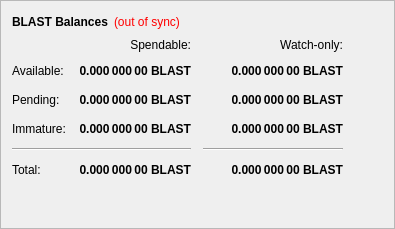
        <widget class="QFrame" name="frame">
         <property name="frameShape">
          <enum>QFrame::StyledPanel</enum>
         </property>
         <property name="frameShadow">
          <enum>QFrame::Raised</enum>
         </property>
         <layout class="QVBoxLayout" name="verticalLayout_4">
          <item>
           <layout class="QHBoxLayout" name="horizontalLayout_4">
            <item>
             <widget class="QLabel" name="label_5">
              <property name="font">
               <font>
                <weight>75</weight>
                <bold>true</bold>
               </font>
              </property>
              <property name="text">
               <string>BLAST Balances</string>
              </property>
             </widget>
            </item>
            <item>
             <widget class="QLabel" name="labelWalletStatus">
              <property name="cursor">
               <cursorShape>WhatsThisCursor</cursorShape>
              </property>
              <property name="toolTip">
               <string>The displayed information may be out of date. Your wallet automatically synchronizes with the BlastX network after a connection is established, but this process has not completed yet.</string>
              </property>
              <property name="styleSheet">
               <string notr="true">QLabel { color: red; }</string>
              </property>
              <property name="text">
               <string notr="true">(out of sync)</string>
              </property>
              <property name="alignment">
               <set>Qt::AlignLeading|Qt::AlignLeft|Qt::AlignVCenter</set>
              </property>
             </widget>
            </item>
            <item>
             <spacer name="horizontalSpacer_3">
              <property name="orientation">
               <enum>Qt::Horizontal</enum>
              </property>
              <property name="sizeHint" stdset="0">
               <size>
                <width>40</width>
                <height>20</height>
               </size>
              </property>
             </spacer>
            </item>
           </layout>
          </item>
          <item>
           <layout class="QGridLayout" name="gridLayout">
            <property name="spacing">
             <number>12</number>
            </property>
            <item row="2" column="2">
             <widget class="QLabel" name="labelWatchPending">
              <property name="font">
               <font>
                <weight>75</weight>
                <bold>true</bold>
               </font>
              </property>
              <property name="cursor">
               <cursorShape>IBeamCursor</cursorShape>
              </property>
              <property name="toolTip">
               <string>Unconfirmed transactions to watch-only addresses</string>
              </property>
              <property name="text">
               <string notr="true">0.000 000 00 BLAST</string>
              </property>
              <property name="alignment">
               <set>Qt::AlignRight|Qt::AlignTrailing|Qt::AlignVCenter</set>
              </property>
              <property name="textInteractionFlags">
               <set>Qt::LinksAccessibleByMouse|Qt::TextSelectableByKeyboard|Qt::TextSelectableByMouse</set>
              </property>
             </widget>
            </item>
            <item row="2" column="1">
             <widget class="QLabel" name="labelUnconfirmed">
              <property name="font">
               <font>
                <weight>75</weight>
                <bold>true</bold>
               </font>
              </property>
              <property name="cursor">
               <cursorShape>IBeamCursor</cursorShape>
              </property>
              <property name="toolTip">
               <string>Total of transactions that have yet to be confirmed, and do not yet count toward the spendable balance</string>
              </property>
              <property name="text">
               <string notr="true">0.000 000 00 BLAST</string>
              </property>
              <property name="alignment">
               <set>Qt::AlignRight|Qt::AlignTrailing|Qt::AlignVCenter</set>
              </property>
              <property name="textInteractionFlags">
               <set>Qt::LinksAccessibleByMouse|Qt::TextSelectableByKeyboard|Qt::TextSelectableByMouse</set>
              </property>
             </widget>
            </item>
            <item row="3" column="2">
             <widget class="QLabel" name="labelWatchImmature">
              <property name="font">
               <font>
                <weight>75</weight>
                <bold>true</bold>
               </font>
              </property>
              <property name="cursor">
               <cursorShape>IBeamCursor</cursorShape>
              </property>
              <property name="toolTip">
               <string>Staked or masternode rewards in watch-only addresses that has not yet matured</string>
              </property>
              <property name="text">
               <string notr="true">0.000 000 00 BLAST</string>
              </property>
              <property name="alignment">
               <set>Qt::AlignRight|Qt::AlignTrailing|Qt::AlignVCenter</set>
              </property>
              <property name="textInteractionFlags">
               <set>Qt::LinksAccessibleByMouse|Qt::TextSelectableByKeyboard|Qt::TextSelectableByMouse</set>
              </property>
             </widget>
            </item>
            <item row="4" column="0" colspan="2">
             <widget class="Line" name="lineSpendableBalance">
              <property name="orientation">
               <enum>Qt::Horizontal</enum>
              </property>
             </widget>
            </item>
            <item row="4" column="2">
             <widget class="Line" name="lineWatchBalance">
              <property name="sizePolicy">
               <sizepolicy hsizetype="Preferred" vsizetype="Fixed">
                <horstretch>0</horstretch>
                <verstretch>0</verstretch>
               </sizepolicy>
              </property>
              <property name="minimumSize">
               <size>
                <width>140</width>
                <height>0</height>
               </size>
              </property>
              <property name="orientation">
               <enum>Qt::Horizontal</enum>
              </property>
             </widget>
            </item>
            <item row="5" column="0">
             <widget class="QLabel" name="labelTotalText">
              <property name="text">
               <string>Total:</string>
              </property>
             </widget>
            </item>
            <item row="3" column="1">
             <widget class="QLabel" name="labelImmature">
              <property name="font">
               <font>
                <weight>75</weight>
                <bold>true</bold>
               </font>
              </property>
              <property name="cursor">
               <cursorShape>IBeamCursor</cursorShape>
              </property>
              <property name="toolTip">
               <string>Staked or masternode rewards that has not yet matured</string>
              </property>
              <property name="text">
               <string notr="true">0.000 000 00 BLAST</string>
              </property>
              <property name="alignment">
               <set>Qt::AlignRight|Qt::AlignTrailing|Qt::AlignVCenter</set>
              </property>
              <property name="textInteractionFlags">
               <set>Qt::LinksAccessibleByMouse|Qt::TextSelectableByKeyboard|Qt::TextSelectableByMouse</set>
              </property>
             </widget>
            </item>
            <item row="2" column="3">
             <spacer name="horizontalSpacer_2">
              <property name="orientation">
               <enum>Qt::Horizontal</enum>
              </property>
              <property name="sizeHint" stdset="0">
               <size>
                <width>40</width>
                <height>20</height>
               </size>
              </property>
             </spacer>
            </item>
            <item row="3" column="0">
             <widget class="QLabel" name="labelImmatureText">
              <property name="text">
               <string>Immature:</string>
              </property>
             </widget>
            </item>
            <item row="5" column="1">
             <widget class="QLabel" name="labelTotal">
              <property name="font">
               <font>
                <weight>75</weight>
                <bold>true</bold>
               </font>
              </property>
              <property name="cursor">
               <cursorShape>IBeamCursor</cursorShape>
              </property>
              <property name="toolTip">
               <string>Your current total balance</string>
              </property>
              <property name="text">
               <string notr="true">0.000 000 00 BLAST</string>
              </property>
              <property name="alignment">
               <set>Qt::AlignRight|Qt::AlignTrailing|Qt::AlignVCenter</set>
              </property>
              <property name="textInteractionFlags">
               <set>Qt::LinksAccessibleByMouse|Qt::TextSelectableByKeyboard|Qt::TextSelectableByMouse</set>
              </property>
             </widget>
            </item>
            <item row="5" column="2">
             <widget class="QLabel" name="labelWatchTotal">
              <property name="font">
               <font>
                <weight>75</weight>
                <bold>true</bold>
               </font>
              </property>
              <property name="cursor">
               <cursorShape>IBeamCursor</cursorShape>
              </property>
              <property name="toolTip">
               <string>Current total balance in watch-only addresses</string>
              </property>
              <property name="text">
               <string notr="true">0.000 000 00 BLAST</string>
              </property>
              <property name="alignment">
               <set>Qt::AlignRight|Qt::AlignTrailing|Qt::AlignVCenter</set>
              </property>
              <property name="textInteractionFlags">
               <set>Qt::LinksAccessibleByMouse|Qt::TextSelectableByKeyboard|Qt::TextSelectableByMouse</set>
              </property>
             </widget>
            </item>
            <item row="0" column="2">
             <widget class="QLabel" name="labelWatchonly">
              <property name="text">
               <string>Watch-only:</string>
              </property>
              <property name="alignment">
               <set>Qt::AlignRight|Qt::AlignTrailing|Qt::AlignVCenter</set>
              </property>
             </widget>
            </item>
            <item row="1" column="0">
             <widget class="QLabel" name="labelBalanceText">
              <property name="text">
               <string>Available:</string>
              </property>
             </widget>
            </item>
            <item row="1" column="1">
             <widget class="QLabel" name="labelBalance">
              <property name="font">
               <font>
                <weight>75</weight>
                <bold>true</bold>
               </font>
              </property>
              <property name="cursor">
               <cursorShape>IBeamCursor</cursorShape>
              </property>
              <property name="toolTip">
               <string>Your current spendable balance</string>
              </property>
              <property name="text">
               <string notr="true">0.000 000 00 BLAST</string>
              </property>
              <property name="alignment">
               <set>Qt::AlignRight|Qt::AlignTrailing|Qt::AlignVCenter</set>
              </property>
              <property name="textInteractionFlags">
               <set>Qt::LinksAccessibleByMouse|Qt::TextSelectableByKeyboard|Qt::TextSelectableByMouse</set>
              </property>
             </widget>
            </item>
            <item row="1" column="2">
             <widget class="QLabel" name="labelWatchAvailable">
              <property name="font">
               <font>
                <weight>75</weight>
                <bold>true</bold>
               </font>
              </property>
              <property name="cursor">
               <cursorShape>IBeamCursor</cursorShape>
              </property>
              <property name="toolTip">
               <string>Your current balance in watch-only addresses</string>
              </property>
              <property name="text">
               <string notr="true">0.000 000 00 BLAST</string>
              </property>
              <property name="alignment">
               <set>Qt::AlignRight|Qt::AlignTrailing|Qt::AlignVCenter</set>
              </property>
              <property name="textInteractionFlags">
               <set>Qt::LinksAccessibleByMouse|Qt::TextSelectableByKeyboard|Qt::TextSelectableByMouse</set>
              </property>
             </widget>
            </item>
            <item row="2" column="0">
             <widget class="QLabel" name="labelPendingText">
              <property name="text">
               <string>Pending:</string>
              </property>
             </widget>
            </item>
            <item row="0" column="1">
             <widget class="QLabel" name="labelSpendable">
              <property name="text">
               <string>Spendable:</string>
              </property>
              <property name="alignment">
               <set>Qt::AlignRight|Qt::AlignTrailing|Qt::AlignVCenter</set>
              </property>
             </widget>
            </item>
           </layout>
          </item>
          <item>
           <spacer name="verticalSpacer_4">
            <property name="orientation">
             <enum>Qt::Vertical</enum>
            </property>
            <property name="sizeHint" stdset="0">
             <size>
              <width>20</width>
              <height>40</height>
             </size>
            </property>
           </spacer>
          </item>
         </layout>
        </widget>
